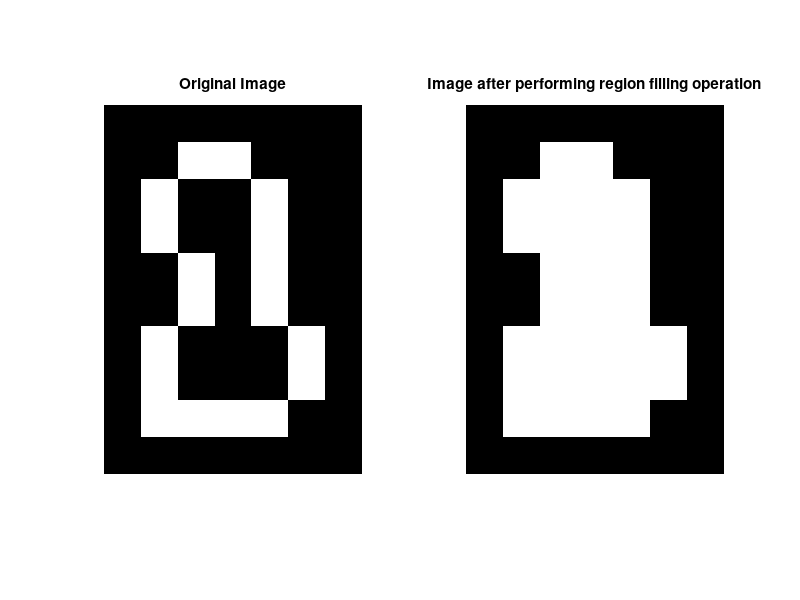

Write the MATLAB code that produced this figure.
clc;
clear all;

a=[ 0 0 0 0 0 0 0
    0 0 1 1 0 0 0
    0 1 0 0 1 0 0
    0 1 0 0 1 0 0
    0 0 1 0 1 0 0
    0 0 1 0 1 0 0
    0 1 0 0 0 1 0
    0 1 0 0 0 1 0
    0 1 1 1 1 0 0
    0 0 0 0 0 0 0];
imshow(a);
%%
%Defining the structuring element
b=[0 1 0;1 1 1;0 1 0];
%%
%Take the complement of the original Image
acmp=~(a);
%%
%Deside the strat point of hole and make that 1
x=[0 0 0 0 0 0 0
    0 0 0 0 0 0 0
    0 0 1 0 0 0 0
    0 0 0 0 0 0 0
    0 0 0 0 0 0 0
    0 0 0 0 0 0 0
    0 0 0 0 0 0 0
    0 0 0 0 0 0 0
    0 0 0 0 0 0 0
    0 0 0 0 0 0 0];
%%
y=(imdilate(x,b) & acmp);
%%
while(~isequal(x,y))
   x=y;
   y=(imdilate(x,b) & acmp);
   
end
y=y | a;
subplot(1,2,1)
imshow(a);
title('Original Image');
subplot(1,2,2)
imshow(y);
title('Image after performing region filling operation');
